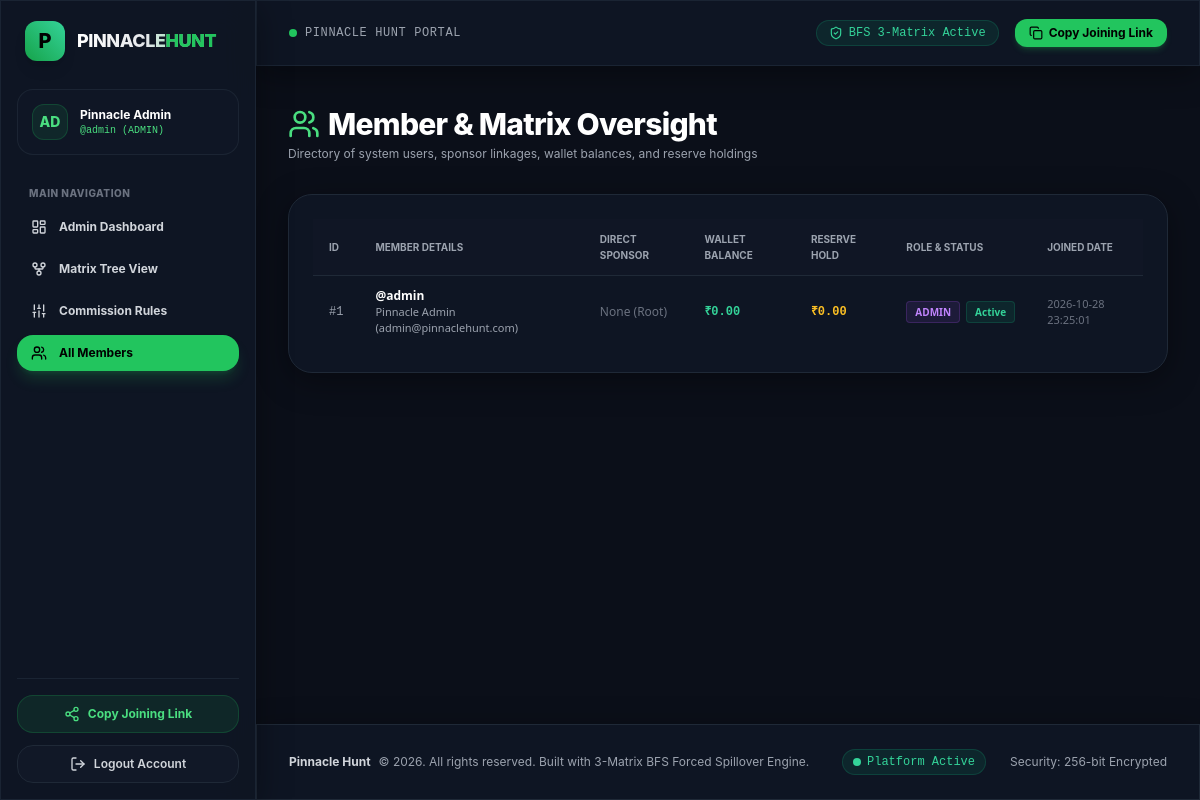
Page /index.php?page=admin_members (signed in) on the committed database.
### tables this page shows
CREATE TABLE `users` (
    `id` INT AUTO_INCREMENT PRIMARY KEY,
    `username` VARCHAR(50) NOT NULL UNIQUE,
    `email` VARCHAR(100) NOT NULL UNIQUE,
    `password` VARCHAR(255) NOT NULL,
    `full_name` VARCHAR(100) NOT NULL,
    `phone` VARCHAR(20) DEFAULT NULL,
    `role` ENUM('admin', 'user') NOT NULL DEFAULT 'user',
    `sponsor_id` INT DEFAULT NULL,
    `wallet_balance` DECIMAL(15,2) NOT NULL DEFAULT 0.00,
    `reserve_balance` DECIMAL(15,2) NOT NULL DEFAULT 0.00,
    `status` ENUM('active', 'suspended') NOT NULL DEFAULT 'active',
    `created_at` DATETIME NOT NULL DEFAULT CURRENT_TIMESTAMP,
    FOREIGN KEY (`sponsor_id`) REFERENCES `users`(`id`) ON DELETE SET NULL
);

### src/Controllers/AdminController.php (called while the page is built, shortened)
<?php
require_once __DIR__ . '/../../config/app.php';
require_once __DIR__ . '/../Models/User.php';
class AdminController {
    private User $userModel;
    public function __construct() {
        requireAuth('admin');
        $this->userModel = new User();
    }
    public function members() {
        $users = $this->userModel->getAllUsers();
        require_once __DIR__ . '/../../views/admin/members.php';
    }
}

### config/app.php (called while the page is built, shortened)
<?php
require_once __DIR__ . '/database.php';
function isLoggedIn(): bool {
    return isset($_SESSION['user_id']);
}
function currentUser(): ?array {
    static $user = null;
    if ($user === null) {
        try {
            $db = Database::getConnection();
            $stmt = $db->prepare("SELECT id, username, email, full_name, phone, role, sponsor_id, wallet_balance, reserve_balance, status, created_at FROM users WHERE id = ?");
            $stmt->execute([$_SESSION['user_id']]);
            $user = $stmt->fetch();
        } catch (Exception $e) {
            $user = null;
        }
    }
    return $user ?: null;
}
function requireAuth(?string $requiredRole = null) {
    if ($requiredRole !== null) {
        $user = currentUser();
    }
}
function formatCurrency($amount): string {
    return '₹' . number_format((float)$amount, 2);
}

### config/database.php (called while the page is built)
<?php
class Database {
    private static ?PDO $instance = null;
    public static function getConnection(): PDO {
        if (self::$instance === null) {
            $host = getenv('DB_HOST') ?: '127.0.0.1';
            $port = getenv('DB_PORT') ?: '3306';
            $dbname = getenv('DB_NAME') ?: 'pinnacle_hunt';
            $username = getenv('DB_USER') ?: 'pinnacle_user';
            $password = getenv('DB_PASS') ?: 'Pinnacle@2026';
            $dsn = "mysql:host={$host};port={$port};dbname={$dbname};charset=utf8mb4";
            $options = [
                PDO::ATTR_ERRMODE => PDO::ERRMODE_EXCEPTION,
                PDO::ATTR_DEFAULT_FETCH_MODE => PDO::FETCH_ASSOC,
                PDO::ATTR_EMULATE_PREPARES => false,
            ];
            try {
                self::$instance = new PDO($dsn, $username, $password, $options);
            } catch (PDOException $e) {
                http_response_code(500);
                echo "<!DOCTYPE html><html lang='en'><head><meta charset='UTF-8'><title>Database Connection Error - Pinnacle Hunt</title>";
                echo "<script src='https://cdn.tailwindcss.com'></script></head>";
                echo "<body class='bg-slate-950 text-white min-h-screen flex items-center justify-center p-6'>";
                echo "<div class='max-w-md w-full bg-slate-900 border border-slate-800 rounded-3xl p-8 text-center shadow-2xl'>";
                echo "<div class='w-16 h-16 bg-red-500/10 text-red-400 rounded-2xl flex items-center justify-center mx-auto mb-4 text-2xl font-bold'>!</div>";
                echo "<h1 class='text-2xl font-bold mb-2'>Database Connection Issue</h1>";
                echo "<p class='text-xs text-slate-400 mb-6'>Could not connect to MySQL database server using configured credentials.</p>";
                echo "<div class='p-4 bg-slate-950 rounded-2xl border border-slate-800 text-left text-xs font-mono text-red-300 mb-6 overflow-x-auto'>";
                echo htmlspecialchars($e->getMessage());
                echo "</div>";
                echo "<div class='text-xs text-slate-400 text-left space-y-2 mb-6'>";
                echo "<p class='font-bold text-slate-200'>Troubleshooting Steps:</p>";
                echo "<ul class='list-disc list-inside space-y-1'>";
                echo "<li>Ensure MariaDB/MySQL service is running.</li>";
                echo "<li>Verify database <code class='text-emerald-400'>pinnacle_hunt</code> exists and schema is imported from <code class='text-emerald-400'>database/schema.sql</code>.</li>";
                echo "<li>Set environment variables <code class='text-emerald-400'>DB_HOST, DB_USER, DB_PASS, DB_NAME</code> or update <code class='text-emerald-400'>config/database.php</code>.</li>";
                echo "</ul></div>";
                echo "</div></body></html>";
                exit();
            }
        }
        return self::$instance;
    }
}

### src/Models/User.php (called while the page is built, shortened)
<?php
require_once __DIR__ . '/../../config/database.php';
class User {
    private PDO $db;
    public function __construct() {
        $this->db = Database::getConnection();
    }
    public function getAllUsers(): array {
        $stmt = $this->db->query("
            SELECT u.*, s.username as sponsor_username
            FROM users u
            LEFT JOIN users s ON u.sponsor_id = s.id
            ORDER BY u.id DESC
        ");
        return $stmt->fetchAll();
    }
}

### views/admin/members.php (the view)
<?php require_once __DIR__ . '/../layout/header.php'; ?>
<div class="flex flex-col md:flex-row md:items-center justify-between gap-4 mb-8">
    <div>
        <h1 class="text-3xl font-extrabold text-white tracking-tight flex items-center gap-2">
            <i data-lucide="users" class="w-8 h-8 text-brand-400"></i> Member & Matrix Oversight
        </h1>
        <p class="text-xs text-gray-400 mt-1">Directory of system users, sponsor linkages, wallet balances, and reserve holdings</p>
    </div>
</div>
<div class="glass-card rounded-3xl p-6 border border-gray-800">
    <div class="overflow-x-auto">
        <table class="w-full text-left text-xs text-gray-300">
            <thead class="bg-gray-900/60 uppercase text-[10px] text-gray-400 font-semibold border-b border-gray-800">
                <tr>
                    <th class="px-4 py-3">ID</th>
                    <th class="px-4 py-3">Member Details</th>
                    <th class="px-4 py-3">Direct Sponsor</th>
                    <th class="px-4 py-3">Wallet Balance</th>
                    <th class="px-4 py-3">Reserve Hold</th>
                    <th class="px-4 py-3">Role & Status</th>
                    <th class="px-4 py-3">Joined Date</th>
                </tr>
            </thead>
            <tbody class="divide-y divide-gray-800/60 font-mono">
                <?php if (empty($users)): ?>
                    <tr>
                        <td colspan="7" class="px-4 py-6 text-center text-gray-500 font-sans">No members registered yet.</td>
                    </tr>
                <?php else: ?>
                    <?php foreach ($users as $u): ?>
                        <tr class="hover:bg-gray-800/30 transition">
                            <td class="px-4 py-3 text-gray-400">#<?= $u['id'] ?></td>
                            <td class="px-4 py-3 font-sans">
                                <div class="font-bold text-white">@<?= htmlspecialchars($u['username']) ?></div>
                                <div class="text-[11px] text-gray-400"><?= htmlspecialchars($u['full_name']) ?> (<?= htmlspecialchars($u['email']) ?>)</div>
                            </td>
                            <td class="px-4 py-3 text-brand-400 font-sans">
                                <?= !empty($u['sponsor_username']) ? '@' . htmlspecialchars($u['sponsor_username']) : '<span class="text-gray-500">None (Root)</span>' ?>
                            </td>
                            <td class="px-4 py-3 text-emerald-400 font-bold"><?= formatCurrency($u['wallet_balance']) ?></td>
                            <td class="px-4 py-3 text-amber-400 font-bold"><?= formatCurrency($u['reserve_balance']) ?></td>
                            <td class="px-4 py-3 font-sans">
                                <div class="flex items-center gap-1.5">
                                    <span class="px-2 py-0.5 rounded text-[10px] font-bold <?= $u['role'] === 'admin' ? 'bg-purple-500/10 text-purple-400 border border-purple-500/20' : 'bg-gray-800 text-gray-300' ?>"><?= strtoupper($u['role']) ?></span>
                                    <span class="px-2 py-0.5 rounded text-[10px] font-bold bg-emerald-500/10 text-emerald-400 border border-emerald-500/20"><?= ucfirst($u['status']) ?></span>
                                </div>
                            </td>
                            <td class="px-4 py-3 text-gray-500 font-sans text-[11px]"><?= $u['created_at'] ?></td>
                        </tr>
                    <?php endforeach; ?>
                <?php endif; ?>
            </tbody>
        </table>
    </div>
</div>
<?php require_once __DIR__ . '/../layout/footer.php'; ?>

### views/layout/header.php (shortened to what this page needs)
<!DOCTYPE html>
<html lang="en" class="dark">
<head>
    <script src="https://cdn.tailwindcss.com"></script>
</head>
<body class="min-h-screen flex flex-col antialiased selection:bg-brand-500 selection:text-black">
<?php if (isLoggedIn()): $user = currentUser(); ?>
<aside class="w-64 fixed inset-y-0 left-0 z-40 glass-card border-r border-gray-800/80 hidden md:flex flex-col justify-between p-4">
    <div class="space-y-6">
        <a href="index.php" class="flex items-center gap-3 px-2 py-1 group">
            <div class="w-10 h-10 rounded-xl bg-gradient-to-tr from-brand-600 to-emerald-400 flex items-center justify-center font-extrabold text-black text-xl shadow-lg group-hover:scale-105 transition-transform">
                P
            </div>
            <span class="font-extrabold text-lg tracking-tight bg-clip-text text-transparent bg-gradient-to-r from-white via-gray-200 to-brand-400">
                PINNACLE<span class="text-brand-500">HUNT</span>
            </span>
        </a>
        <div class="p-3.5 rounded-2xl bg-gray-900/80 border border-gray-800/80 flex items-center gap-3">
            <div class="w-9 h-9 rounded-xl bg-brand-500/10 border border-brand-500/20 text-brand-400 flex items-center justify-center font-extrabold text-sm">
                <?= strtoupper(substr($user['username'] ?? 'U', 0, 2)) ?>
            </div>
            <div class="flex-1 min-w-0">
                <div class="text-xs font-bold text-white truncate"><?= htmlspecialchars($user['full_name'] ?? '') ?></div>
                <div class="text-[10px] text-brand-400 font-mono truncate">@<?= htmlspecialchars($user['username'] ?? '') ?> (<?= strtoupper($user['role'] ?? 'USER') ?>)</div>
            </div>
        </div>
        <nav class="space-y-1.5">
            <span class="px-3 text-[10px] font-extrabold text-gray-500 uppercase tracking-wider">Main Navigation</span>
            <?php if ($user && $user['role'] === 'admin'): ?>
                <a href="index.php?page=admin_dashboard" class="flex items-center gap-3 px-3.5 py-2.5 rounded-2xl text-xs font-bold transition hover:bg-gray-800/80 hover:text-white <?= ($_GET['page'] ?? '') === 'admin_dashboard' ? 'bg-brand-500 text-black shadow-lg shadow-brand-500/20' : 'text-gray-300' ?>">
                    <i data-lucide="layout-dashboard" class="w-4 h-4"></i> Admin Dashboard
                </a>
                <a href="index.php?page=admin_matrix_tree" class="flex items-center gap-3 px-3.5 py-2.5 rounded-2xl text-xs font-bold transition hover:bg-gray-800/80 hover:text-white <?= ($_GET['page'] ?? '') === 'admin_matrix_tree' ? 'bg-brand-500 text-black shadow-lg shadow-brand-500/20' : 'text-gray-300' ?>">
                    <i data-lucide="git-fork" class="w-4 h-4"></i> Matrix Tree View
                </a>
                <a href="index.php?page=admin_settings" class="flex items-center gap-3 px-3.5 py-2.5 rounded-2xl text-xs font-bold transition hover:bg-gray-800/80 hover:text-white <?= ($_GET['page'] ?? '') === 'admin_settings' ? 'bg-brand-500 text-black shadow-lg shadow-brand-500/20' : 'text-gray-300' ?>">
                    <i data-lucide="sliders" class="w-4 h-4"></i> Commission Rules
                </a>
                <a href="index.php?page=admin_members" class="flex items-center gap-3 px-3.5 py-2.5 rounded-2xl text-xs font-bold transition hover:bg-gray-800/80 hover:text-white <?= ($_GET['page'] ?? '') === 'admin_members' ? 'bg-brand-500 text-black shadow-lg shadow-brand-500/20' : 'text-gray-300' ?>">
                    <i data-lucide="users" class="w-4 h-4"></i> All Members
                </a>
            <?php endif; ?>
        </nav>
    </div>
    <div class="space-y-3 pt-4 border-t border-gray-800/80">
        <?php
            $protocol = isset($_SERVER['HTTPS']) && $_SERVER['HTTPS'] === 'on' ? "https" : "http";
            $host = $_SERVER['HTTP_HOST'] ?? 'localhost:8000';
            $asideRefUrl = "{$protocol}://{$host}/index.php?page=register&ref=" . urlencode($user['username'] ?? '');
        ?>
        <button id="asideShareBtn" onclick="copyToClipboard('<?= htmlspecialchars($asideRefUrl) ?>', 'asideShareBtn')" class="w-full py-2.5 px-3 rounded-2xl text-xs font-bold bg-brand-500/10 hover:bg-brand-500/20 text-brand-400 border border-brand-500/20 transition flex items-center justify-center gap-2">
            <i data-lucide="share-2" class="w-4 h-4"></i> Copy Joining Link
        </button>
        <a href="index.php?action=logout" class="w-full py-2.5 px-3 rounded-2xl text-xs font-semibold bg-gray-900 hover:bg-red-500/20 text-gray-300 hover:text-red-400 border border-gray-800 hover:border-red-500/30 transition flex items-center justify-center gap-2">
            <i data-lucide="log-out" class="w-4 h-4"></i> Logout Account
        </a>
    </div>
</aside>
<div class="md:ml-64 min-h-screen flex flex-col flex-1">
    <header class="sticky top-0 z-30 glass-card border-b border-gray-800/80">
        <div class="max-w-7xl mx-auto px-4 sm:px-6 lg:px-8">
            <div class="flex items-center justify-between h-16">
                <div class="flex items-center gap-3">
                    <div class="flex items-center gap-2">
                        <span class="w-2 h-2 rounded-full bg-brand-500 animate-pulse"></span>
                        <span class="text-xs font-mono text-gray-400 uppercase tracking-wider">Pinnacle Hunt Portal</span>
                    </div>
                </div>
                <div class="flex items-center gap-4">
                    <span class="hidden sm:inline-flex items-center gap-1.5 px-3 py-1 rounded-full bg-emerald-500/10 text-emerald-400 font-mono text-xs border border-emerald-500/20">
                        <i data-lucide="shield-check" class="w-3.5 h-3.5"></i> BFS 3-Matrix Active
                    </span>
                    <button id="topNavShareBtn" onclick="copyToClipboard('<?= htmlspecialchars($asideRefUrl) ?>', 'topNavShareBtn')" class="px-3.5 py-1.5 rounded-xl text-xs font-bold bg-brand-500 hover:bg-brand-600 text-black shadow-md shadow-brand-500/20 transition flex items-center gap-1.5">
                        <i data-lucide="copy" class="w-3.5 h-3.5"></i> Copy Joining Link
                    </button>
                </div>
            </div>
        </div>
    </header>
<?php endif; ?>
<div class="max-w-7xl mx-auto w-full px-4 sm:px-6 lg:px-8 pt-4">
</div>
<main class="flex-1 max-w-7xl w-full mx-auto px-4 sm:px-6 lg:px-8 py-6">

### views/layout/header.php (style rules this page uses)
body { background-color: #0b0f19; color: #f3f4f6; font-family: 'Inter', system-ui, -apple-system, sans-serif; }
.glass-card { background: rgba(17, 24, 39, 0.75); backdrop-filter: blur(16px); -webkit-backdrop-filter: blur(16px); border: 1px solid rgba(255, 255, 255, 0.08); box-shadow: 0 8px 32px 0 rgba(0, 0, 0, 0.37); }

### rows in the picture
users: username "AD", full_name "Pinnacle Admin", username "admin", role "ADMIN", id "1", email "admin@pinnaclehunt.com", wallet_balance "₹0.00", reserve_balance "₹0.00", status "Active", created_at "2026-10-28 23:25:01"
